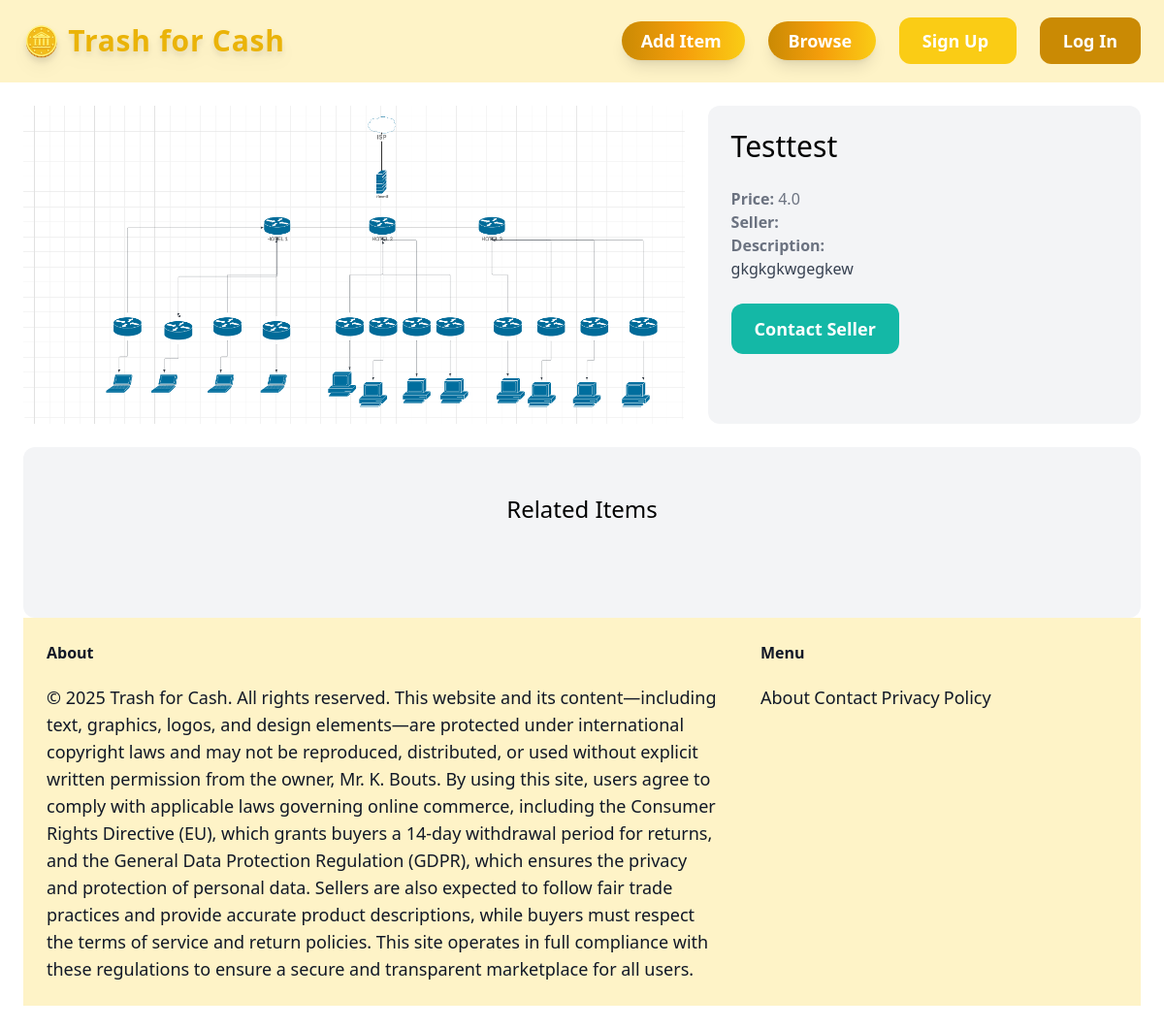
Screenshot of /items/2/ with the database file from the repository.
### item/models.py (models this page shows, shortened)
class Item(models.Model):
     category= models.ForeignKey(Category, related_name='items', on_delete=models.CASCADE)
     name=models.CharField(max_length=255)
     description = models.TextField(blank=True, null=True)
     price = models.FloatField()
     image = models.ImageField(upload_to='item_images', blank=True, null=True)
     is_sold = models.BooleanField(default=False)
     created_at = models.DateTimeField(auto_now_add=True)
     created_by = models.ForeignKey(User, related_name='items', on_delete=models.CASCADE)

### item/views.py (the view)
# urls.py: path('<int:pk>/', views.detail, name='detail')
def detail(request, pk):
    item=get_object_or_404(Item, pk=pk)
    related_items= Item.objects.filter(category=item.category, is_sold=False).exclude(pk=pk)[0:3]
    return render(request, 'item/details.html', {
        'item': item,
        'related_items': related_items
    })

### item/templates/item/details.html (shortened to what this page needs)
{% extends 'core/base.html' %}
{% block content %}
<div class="grid grid-cols-5 gap-6">
    <div class=" col-span-3">
        <img src=" {{item.image.url}}" class="rounded-xl">
    </div>
    <div class="col-span-2 p-6 bg-gray-100 rounded-xl">
        <h1 class="mb-6 text-3xl">{{item.name}}</h1>
        <p class="text-gray-500"><strong>Price: </strong>
        {{ item.price }}</p>
        <p class="text-gray-500"><strong>Seller: </strong>
        {{ item.created_by_.username }}</p>
        {% if item.description %}
        <p class="text-gray-700">
            <strong class="text-gray-500">Description:</strong><br>
            {{ item.description }}
        </p>
        {% endif %}
        <a href="#" class="inline-block mt-6 px-6 py-3 text-lg font-semibold bg-teal-500 text-white rounded-xl hover:bg-teal-700">
            Contact Seller
        </a>
    </div>
</div>
<div class="mt-6 px-6 py-12 bg-gray-100 rounded-xl">
        <h2 class="mb-12 text-2xl text-center">Related Items</h2>
    </div>
{% endblock %}

### rows the page displays
Item: image (picture), name "Testtest", price "4.0", description "gkgkgkwgegkew"
